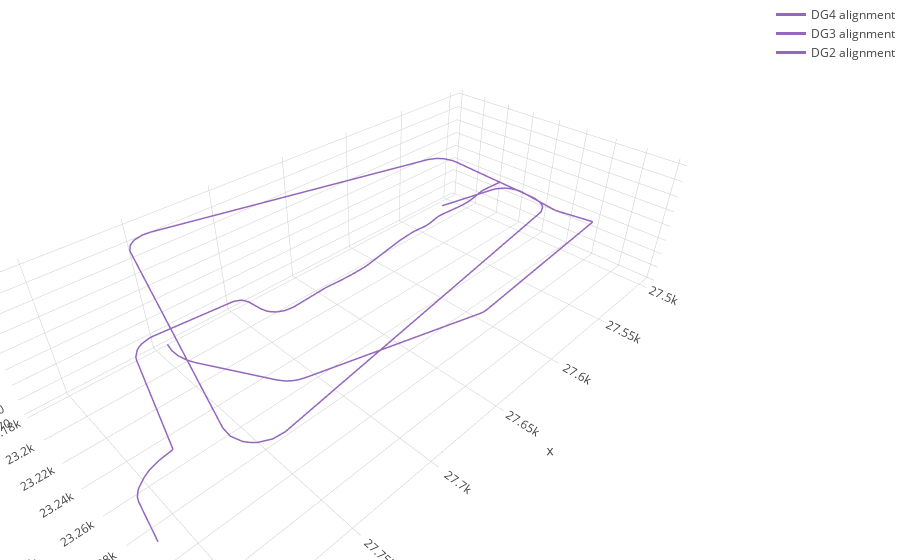

The notebook cell saved with this chart:
### Code cell
# 3d visualization with plotly
from scipy.spatial import Delaunay

# geological layers as triangulated planar surfaces
# sandstone/siltstone contact crossing PH and TH
x = [27652.8, 27470.3, 27645.2, (27652.8 + (27652.8 - 27470.3)), (27652.8 + (27652.8 - 27645.2)) ]
y = [23334.1, 23291.9, 23548.0, (23334.1 + (23334.1 - 23291.9)), (23334.1 + (23334.1 - 23548.0))]
z = [959.7, 1227.5, 1240.5, (959.7 + (959.7 - 1227.5)), (959.7 + (959.7 - 1240.5))]
points2D=np.vstack([x,y]).T
tri=Delaunay(points2D)
#triangles, lines = plotly_trisurf(x,y,z, tri.simplices, fcolor='orange', plot_edges=True)
# assign only triangles to element to allow multiple plot elements in go.Figure
sandstone = plotly_trisurf(x,y,z, tri.simplices, fcolor='rgb(211, 50, 195)', plot_edges=True)[0]

# siltstone/sandstione contact crossing PH and TH
#   for visualization taken 0.1m lower than sandstone/siltstone contact 
x = [27652.8, 27470.3, 27645.2, (27652.8 + (27652.8 - 27470.3)), (27652.8 + (27652.8 - 27645.2)) ]
y = [23334.1, 23291.9, 23548.0, (23334.1 + (23334.1 - 23291.9)), (23334.1 + (23334.1 - 23548.0))]
z = [959.6, 1227.4, 1240.4, (959.6 + (959.6 - 1227.4)), (959.6 + (959.7 - 1240.4))]
points2D=np.vstack([x,y]).T
tri=Delaunay(points2D)
#triangles, lines = plotly_trisurf(x,y,z, tri.simplices, fcolor='orange', plot_edges=True)
siltstone = plotly_trisurf(x,y,z, tri.simplices, fcolor='rgb(38, 124, 55)', plot_edges=True)[0]

# fault crossing vicinity of PH and TH
x = [28421.4,27749.1, 27654.2]
y = [23164.8, 22904.6, 23328.3]
z = [1364.5, 1189.9, 876.7]
points2D=np.vstack([x,y]).T
tri=Delaunay(points2D)
#triangles, lines = plotly_trisurf(x,y,z, tri.simplices, fcolor='orange', plot_edges=True)
fault = plotly_trisurf(x,y,z, tri.simplices, fcolor='red', plot_edges=True)[0]



# # geological layers $HOME/projects/RogunHPP/data/testing/Test71.csvas 3d surfaces from Sketchup
# # https://plot.ly/python/3d-mesh/
# vertices=np.loadtxt('/home/kaelin_joseph/projects/RogunHPP/data/testing/Test1_points.csv', 
#                     skiprows=0, delimiter=',', usecols = (0,1,2))
# unique_vertices = np.unique(vertices, axis=0)
# xx,yy,zz=zip(*unique_vertices)
# #su_surface = go.Mesh3d(x=xx,y=yy,z=zz,color='#FFB6C1',opacity=0.50)
# su_surface = go.Mesh3d(x=xx,y=yy,z=zz,color='orange',opacity=0.50)


# better method as above for 'sandstone' ??
# geological layers $HOME/projects/RogunHPP/data/testing/Test71.csvas 3d surfaces from Sketchup
vertices=np.loadtxt('/home/kaelin_joseph/projects/RogunHPP/data/testing/Test1_points.csv', 
                    skiprows=0, delimiter=',', usecols = (0,1,2))
unique_vertices = np.unique(vertices, axis=0)
xx,yy,zz=zip(*unique_vertices)
points2D=np.vstack([xx,yy]).T  #.T ->> transposes array
tri=Delaunay(points2D)
#triangles, lines = plotly_trisurf(x,y,z, tri.simplices, fcolor='orange', plot_edges=True)
#su_surface = plotly_trisurf(xx,yy,zz, tri.simplices, fcolor='rgb(211, 50, 195)', plot_edges=True)[0]
su_surface = plotly_trisurf(xx,yy,zz, tri.simplices, fcolor='rgb(211, 50, 195)', plot_edges=False)[0]







# plot alignments
ph_alignment = go.Scatter3d(
    x=ph_alignment_df['Easting'].tolist(),
    y=ph_alignment_df['Northing'].tolist(),
    z=ph_alignment_df['Elevation'].tolist(),
    mode='lines',
    line=dict(width=3,
              color='#17becf'),
    name ="PH alignment",   
)

th_alignment = go.Scatter3d(
    x=th_alignment_df['Easting'].tolist(),
    y=th_alignment_df['Northing'].tolist(),
    z=th_alignment_df['Elevation'].tolist(),
    mode='lines',
    line=dict(width=3,
              color='#9467bd'),
    name ="TH alignment",   
)

dg4_alignment = go.Scatter3d(
    x=dg4_alignment_df['Easting'].tolist(),
    y=dg4_alignment_df['Northing'].tolist(),
    z=dg4_alignment_df['Elevation'].tolist(),
    mode='lines',
    line=dict(width=3,
              color='#9467bd'),
    name ="DG4 alignment",   
)

dg3_alignment = go.Scatter3d(
    x=dg3_alignment_df['Easting'].tolist(),
    y=dg3_alignment_df['Northing'].tolist(),
    z=dg3_alignment_df['Elevation'].tolist(),
    mode='lines',
    line=dict(width=3,
              color='#9467bd'),
    name ="DG3 alignment",   
)

dg2_alignment = go.Scatter3d(
    x=dg2_alignment_df['Easting'].tolist(),
    y=dg2_alignment_df['Northing'].tolist(),
    z=dg2_alignment_df['Elevation'].tolist(),
    mode='lines',
    line=dict(width=3,
              color='#9467bd'),
    name ="DG2 alignment",   
)

# plot grouting data
ph_stages = go.Scatter3d(
    x=(data_ph['x_stage_max']),
    y=(data_ph['y_stage_max']),
    z=(data_ph['z_stage_max']),
    mode='markers',
    marker=dict(
        size=(data_ph['Cement']/150),
        color = '#17becf',        
        opacity=1.0
    )
)

th_stages = go.Scatter3d(
    x=(data_th['x_stage_max']),
    y=(data_th['y_stage_max']),
    z=(data_th['z_stage_max']),
    mode='markers',
    marker=dict(
        size=(data_th['Cement']/150),
        color = '#9467bd',
        opacity=1.0
    )
)

#data = [triangles, lines, ph_alignment, th_alignment, ph_stages, th_stages]
#data = [sandstone, siltstone, fault, ph_alignment, th_alignment, ph_stages, th_stages]
#data = [sandstone, siltstone, ph_alignment, th_alignment, ph_stages, th_stages]
#data = [su_surface]
data = [dg4_alignment, dg3_alignment, dg2_alignment]

layout = go.Layout(
    margin=dict(
        l=0,
        r=0,
        b=0,
        t=0
    ),
    
#     scene=Scene(
#         xaxis=dict(
#             range = [27500,27800]
#         ),
#         yaxis=dict(
#             range = [23200,23500]
#         ),
#         zaxis=dict(
#             range = [800,1100]
#         )
#     )
)

# axis = dict(
# showbackground=True,
# #backgroundcolor="rgb(230, 230,230)",
# #gridcolor="rgb(255, 255, 255)",
# #zerolinecolor="rgb(255, 255, 255)",
#     )
# layout = go.Layout(
#          title='test',
#          width=800,
#          height=800,
#          scene=dict(
#          xaxis=dict(axis),
#          yaxis=dict(axis),
#          zaxis=dict(axis),
#          aspectratio=dict(
#             x=1,
#             y=1,
#             z=1
#         ),
#         )
#         )

fig = go.Figure(data=data, layout=layout)
plotly.offline.iplot(fig, filename='simple-3d-scatter')
